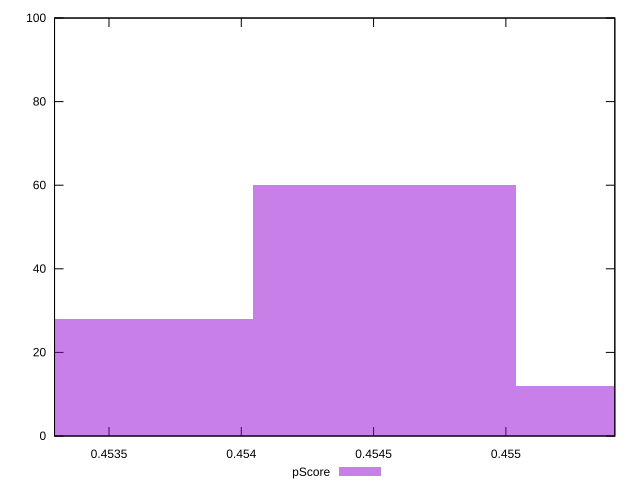

Write gnuplot code to recreate this figure.
reset

$pScore <<EOF
0.45354795635045386 28
0.45454040264443735 60
0.45553284893842083 12
EOF

set key outside below
set boxwidth 0.0009924462939834876
set xrange [0.45329411764705885:0.45541176470588235]
set yrange [0:100]
set trange [0:100]
set style fill transparent solid 0.5 noborder
set terminal svg size 640, 490 enhanced background rgb 'white'
set output "reports/report_00031_2021-02-24T23-18-18.084Z/uses-rel-preload/samples/agenda/pScore/histogram.svg"

plot $pScore title "pScore" with boxes

reset
